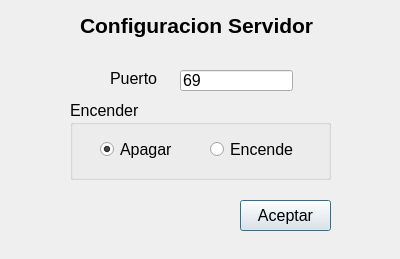
<?xml version="1.0" encoding="UTF-8"?>
<ui version="4.0">
 <class>Configuracion</class>
 <widget class="QDialog" name="Configuracion">
  <property name="geometry">
   <rect>
    <x>0</x>
    <y>0</y>
    <width>400</width>
    <height>259</height>
   </rect>
  </property>
  <property name="windowTitle">
   <string>Dialog</string>
  </property>
  <widget class="QLabel" name="lblTitulo">
   <property name="geometry">
    <rect>
     <x>80</x>
     <y>10</y>
     <width>251</width>
     <height>31</height>
    </rect>
   </property>
   <property name="font">
    <font>
     <pointsize>16</pointsize>
     <weight>75</weight>
     <bold>true</bold>
    </font>
   </property>
   <property name="text">
    <string>Configuracion Servidor</string>
   </property>
  </widget>
  <widget class="QLabel" name="lblPuerto">
   <property name="geometry">
    <rect>
     <x>110</x>
     <y>70</y>
     <width>61</width>
     <height>16</height>
    </rect>
   </property>
   <property name="font">
    <font>
     <pointsize>12</pointsize>
    </font>
   </property>
   <property name="text">
    <string>Puerto</string>
   </property>
  </widget>
  <widget class="QLineEdit" name="letPuerto">
   <property name="geometry">
    <rect>
     <x>180</x>
     <y>70</y>
     <width>113</width>
     <height>21</height>
    </rect>
   </property>
   <property name="font">
    <font>
     <pointsize>12</pointsize>
    </font>
   </property>
   <property name="text">
    <string>69</string>
   </property>
  </widget>
  <widget class="QPushButton" name="pboAcept">
   <property name="geometry">
    <rect>
     <x>240</x>
     <y>200</y>
     <width>91</width>
     <height>31</height>
    </rect>
   </property>
   <property name="font">
    <font>
     <pointsize>12</pointsize>
    </font>
   </property>
   <property name="text">
    <string>Aceptar</string>
   </property>
  </widget>
  <widget class="QGroupBox" name="groupBox">
   <property name="geometry">
    <rect>
     <x>70</x>
     <y>100</y>
     <width>261</width>
     <height>80</height>
    </rect>
   </property>
   <property name="font">
    <font>
     <pointsize>12</pointsize>
    </font>
   </property>
   <property name="title">
    <string>Encender</string>
   </property>
   <widget class="QRadioButton" name="rdbApagar">
    <property name="geometry">
     <rect>
      <x>30</x>
      <y>40</y>
      <width>84</width>
      <height>19</height>
     </rect>
    </property>
    <property name="text">
     <string>Apagar</string>
    </property>
    <property name="checked">
     <bool>true</bool>
    </property>
   </widget>
   <widget class="QRadioButton" name="rdbEncender">
    <property name="geometry">
     <rect>
      <x>140</x>
      <y>40</y>
      <width>84</width>
      <height>19</height>
     </rect>
    </property>
    <property name="text">
     <string>Encender</string>
    </property>
   </widget>
  </widget>
 </widget>
 <resources/>
 <connections>
  <connection>
   <sender>pboAcept</sender>
   <signal>clicked()</signal>
   <receiver>Configuracion</receiver>
   <slot>accept()</slot>
   <hints>
    <hint type="sourcelabel">
     <x>259</x>
     <y>140</y>
    </hint>
    <hint type="destinationlabel">
     <x>199</x>
     <y>84</y>
    </hint>
   </hints>
  </connection>
 </connections>
 <slots>
  <slot>Cancelar()</slot>
 </slots>
</ui>
